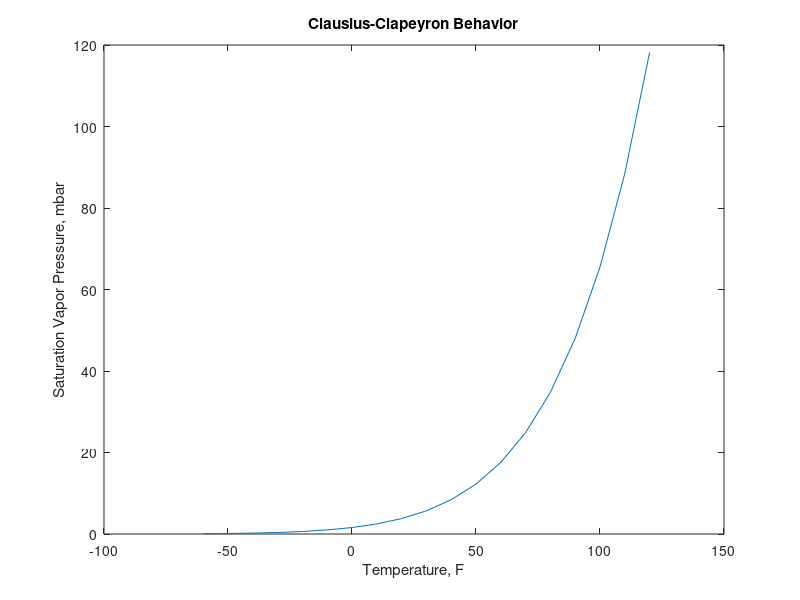

Write the MATLAB code that produced this figure.
% Example 5.1 
% Using the Clausius-Clapeyron equation, find the
% saturation vapor pressure for water at different
% temperatures

TF = [-60:10:120];          % Define temp matrix in F
TK = (TF + 459.6)/1.8;      % Convert temp to K
Delta_H = 2.45e6;           % Define latent heat of
                            % vaporization
R_air = 461;                % Define ideal gas constant
                            % for air

% Calculate the vapor pressure
Vapor_Pressure = 6.11*exp((Delta_H/R_air)*(1/273 - 1./TK));
% Display the results in a table
my_results = [TF', Vapor_Pressure']

% Create an x-y plot
plot(TF, Vapor_Pressure)
title('Clausius-Clapeyron Behavior')
xlabel('Temperature, F')
ylabel('Saturation Vapor Pressure, mbar')